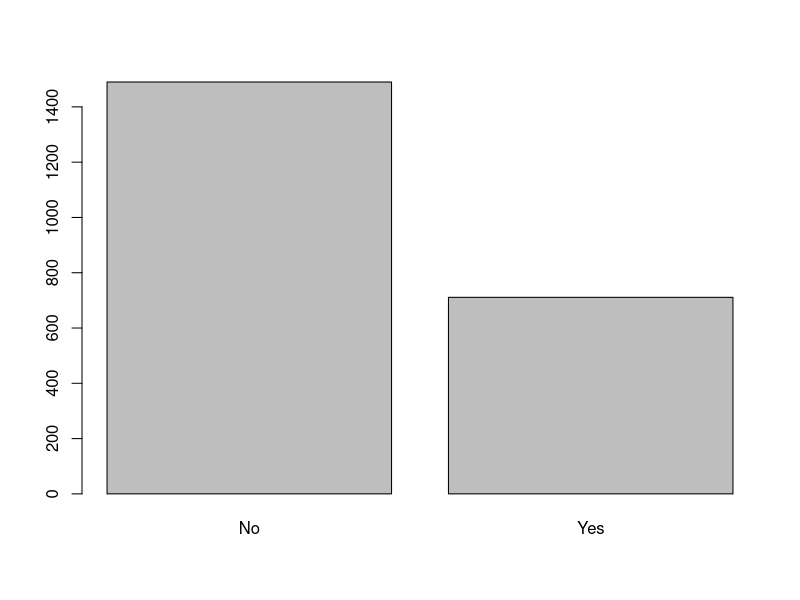
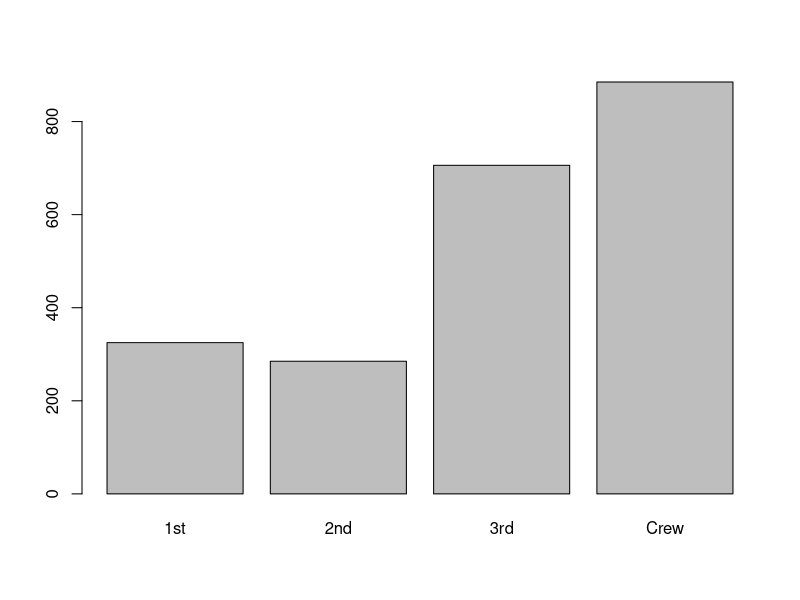
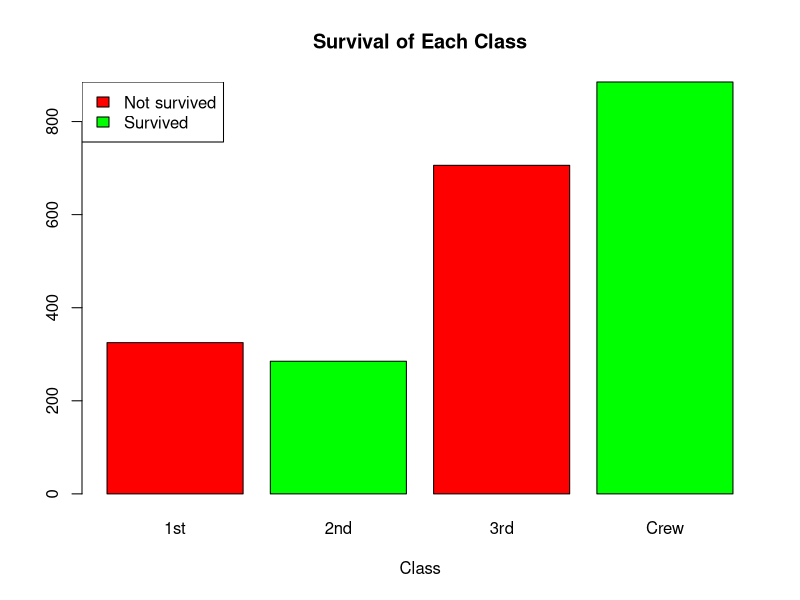

These charts were generated, in order, by the following R code: (Note: this script raises an error after producing the figures.)
#loading required libraries

#install.package(tidyverse)
library(dplyr)
library(tidyverse)

# Getting the dataset

data("Titanic")
str(Titanic)

#summarizing the dataset
summary("Titanic")

# Calculate the survival rates of passengers by class and gender with the command margin.table
margin.table(Titanic,4)
margin.table(Titanic,2)

#Plot the survival rate of passangers by crew and class. 
barplot(margin.table(Titanic,4))
barplot(margin.table(Titanic,1))

#Plot the survival rates of passengers and crew by class. Repeat for gender
barplot(margin.table(Titanic,1),
        main = "Survival of Each Class",
        xlab = "Class",
        col = c("red","green")
)
legend("topleft",
       c("Not survived","Survived"),
       fill = c("red","green")
)

ggplot(Titanic, aes(Sex, Freq, fill=Survived))+ geom_bar(stat="identity")

